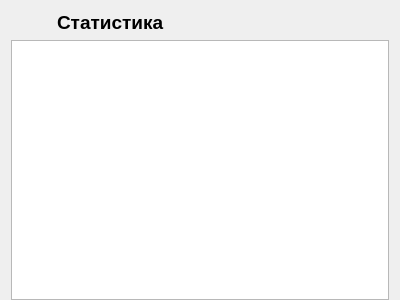
<?xml version="1.0" encoding="UTF-8"?>
<ui version="4.0">
 <class>TestsStatisticsForm</class>
 <widget class="QWidget" name="TestsStatisticsForm">
  <property name="geometry">
   <rect>
    <x>0</x>
    <y>0</y>
    <width>400</width>
    <height>300</height>
   </rect>
  </property>
  <property name="windowTitle">
   <string>Статистика</string>
  </property>
  <layout class="QVBoxLayout" name="verticalLayout">
   <property name="bottomMargin">
    <number>0</number>
   </property>
   <item>
    <layout class="QHBoxLayout" name="horizontalLayout" stretch="0,1">
     <item>
      <widget class="QPushButton" name="backButton">
       <property name="text">
        <string/>
       </property>
       <property name="icon">
        <iconset resource="../../../resources/images/images.qrc">
         <normaloff>:/images/arrow-left.svg</normaloff>:/images/arrow-left.svg</iconset>
       </property>
       <property name="iconSize">
        <size>
         <width>20</width>
         <height>20</height>
        </size>
       </property>
       <property name="flat">
        <bool>true</bool>
       </property>
      </widget>
     </item>
     <item>
      <widget class="QLabel" name="label">
       <property name="font">
        <font>
         <pointsize>14</pointsize>
         <weight>75</weight>
         <bold>true</bold>
        </font>
       </property>
       <property name="text">
        <string>Статистика</string>
       </property>
      </widget>
     </item>
    </layout>
   </item>
   <item>
    <widget class="QTableWidget" name="testsStatisticsTableWidget"/>
   </item>
  </layout>
 </widget>
 <resources>
  <include location="../../../resources/images/images.qrc"/>
 </resources>
 <connections/>
</ui>
